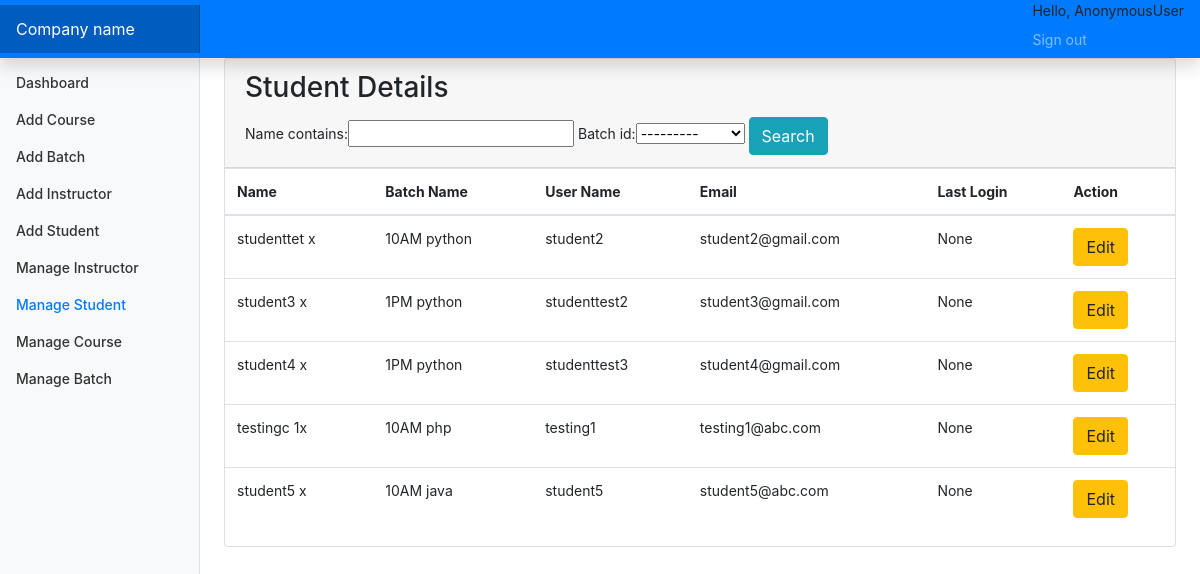
Screenshot of /manages with the database file from the repository.
### account/models.py (models this page shows, shortened)
class Students(models.Model):
    id=models.AutoField(primary_key=True)
    name=models.CharField(max_length=255,null=True,blank=True)
    user=models.OneToOneField(CustomUser,on_delete=models.CASCADE)
    batch_id=models.ForeignKey(Batch,on_delete=models.DO_NOTHING,default=1)
    objects = models.Manager()

class Batch(models.Model):
    id=models.AutoField(primary_key=True)
    batch_name=models.CharField(max_length=255)
    course_id=models.ForeignKey(Course,on_delete=models.CASCADE,default=1)
    instructor_id=models.ForeignKey(Instructor,on_delete=models.CASCADE)
    start_time=models.TimeField(null=True,blank=True)
    end_time=models.TimeField(null=True,blank=True)
    days = models.CharField(max_length=100)
    objects=models.Manager()
    def __str__(self):
        return self.batch_name

class CustomUser(AbstractUser):
    user_type_data=((1,"Admin"),(2,"Instructor"),(3,"Students"))
    user_type=models.CharField(default=1,choices=user_type_data,max_length=10)

### account/views.py (the view)
# urls.py: path('manages',views.manageStudent,name="manages"),
def manageStudent(request):
    stu=Students.objects.all()
    myfilter=StudentFilter(request.GET,queryset=stu)
    stu=myfilter.qs
    return render(request,"HOD/manage_students.html",{"students":stu,"myfilter":myfilter})

### account/templates/HOD/manage_students.html (shortened to what this page needs)
{% extends 'base.html'%}
{% block sidebarstuff %}
<li class="nav-item">
    <a class="nav-link" href="{% url 'dashboard' %}">
        Dashboard <span class="sr-only">(current)</span>
    </a>
</li>
<li class="nav-item">
    <a class="nav-link" href="{% url 'addCourses' %}">
        Add Course
    </a>
</li>
<li class="nav-item">
    <a class="nav-link" href="{% url 'addBatch' %}">
        Add Batch
    </a>
</li>
<li class="nav-item">
    <a class="nav-link" href="{% url 'addInstructor' %}">
        Add Instructor
    </a>
</li>
<li class="nav-item">
    <a class="nav-link" href="{% url 'addStudent' %}">
        Add Student
    </a>
</li>
<li class="nav-item">
    <a class="nav-link" href="{% url 'managei' %}">
        Manage Instructor
    </a>
</li>
<li class="nav-item">
    <a class="nav-link active" href="{% url 'manages' %}">
        Manage Student
    </a>
</li>
<li class="nav-item">
    <a class="nav-link" href="{% url 'managec' %}">
        Manage Course
    </a>
</li>
<li class="nav-item">
    <a class="nav-link" href="{% url 'manageb' %}">
        Manage Batch
    </a>
</li>
{% endblock sidebarstuff %}
{% block maincontent %}
<main role="main" class="col-md-9 ml-sm-auto col-lg-10 px-md-4">
    <div class="row">
        <div class="col-md-12 ">
            <div class="card">
                <div class="card-header">
                    <h3 class="card-title">Student Details</h3>
                    <div class="card-tools">
                        <div class="input-group input-group-sm" style="width: auto;">
                            <form method="GET">
                                {{myfilter.form}}
                                <button type="submit" class="btn btn-info">Search</button>
                                </form>
                        </div>
                    </div>
                </div>
                <div class="card-body table-responsive p-0">
                    <table class="table table-hover text-nowrap">
                        <thead>
                            <tr>
                                <th>Name</th>
                                <th>Batch Name</th>
                                <th>User Name</th>
                                <th>Email</th>
                                <th>Last Login</th>
                                <th>Action</th>
                            </tr>
                        </thead>
                        <tbody>
                            {% for student in students %}
                            <tr>
                                <td>{{ student.name }}</td>
                                <td>{{ student.batch_id }}</td>
                                <td>{{ student.user.username }}</td>
                                <td>{{ student.user.email }}</td>
                                <td>{{ student.user.last_login }}</td>
                                <td><a href="/edit_student/{{ student.user.id }}" class="btn btn-warning">Edit</a>
                                </td>
                            </tr>
                            {% endfor %}
                        </tbody>
                    </table>
                </div>
            </div>
        </div>
    </div>
</main>
{% endblock maincontent %}

### staticfiles/css/base.css (style rules this page uses)
body { font-size: .875rem; }
.sidebar .nav-link { font-weight: 500; color: #333; }
.sidebar .nav-link.active { color: #007bff; }

### rows the page displays
Students: name "studenttet x", batch_id "10AM python", user.username "student2", user.email "student2@gmail.com", user.last_login "None"
Students: name "student3 x", batch_id "1PM python", user.username "studenttest2", user.email "student3@gmail.com", user.last_login "None"
Students: name "student4 x", batch_id "1PM python", user.username "studenttest3", user.email "student4@gmail.com", user.last_login "None"
Students: name "testingc 1x", batch_id "10AM php", user.username "testing1", user.email "testing1@abc.com", user.last_login "None"
Students: name "student5 x", batch_id "10AM java", user.username "student5", user.email "student5@abc.com", user.last_login "None"

### other values shown
{{ request.user }} "AnonymousUser"
